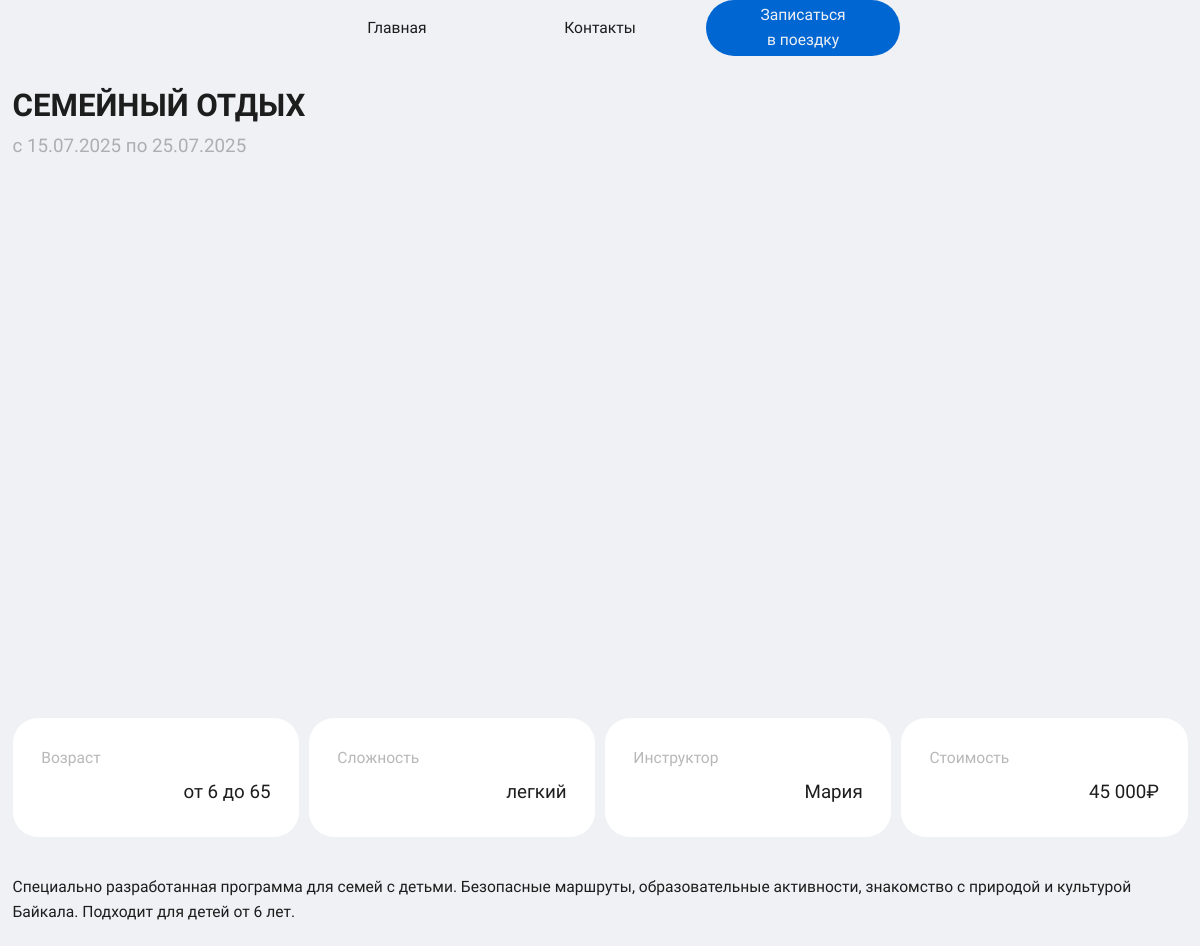
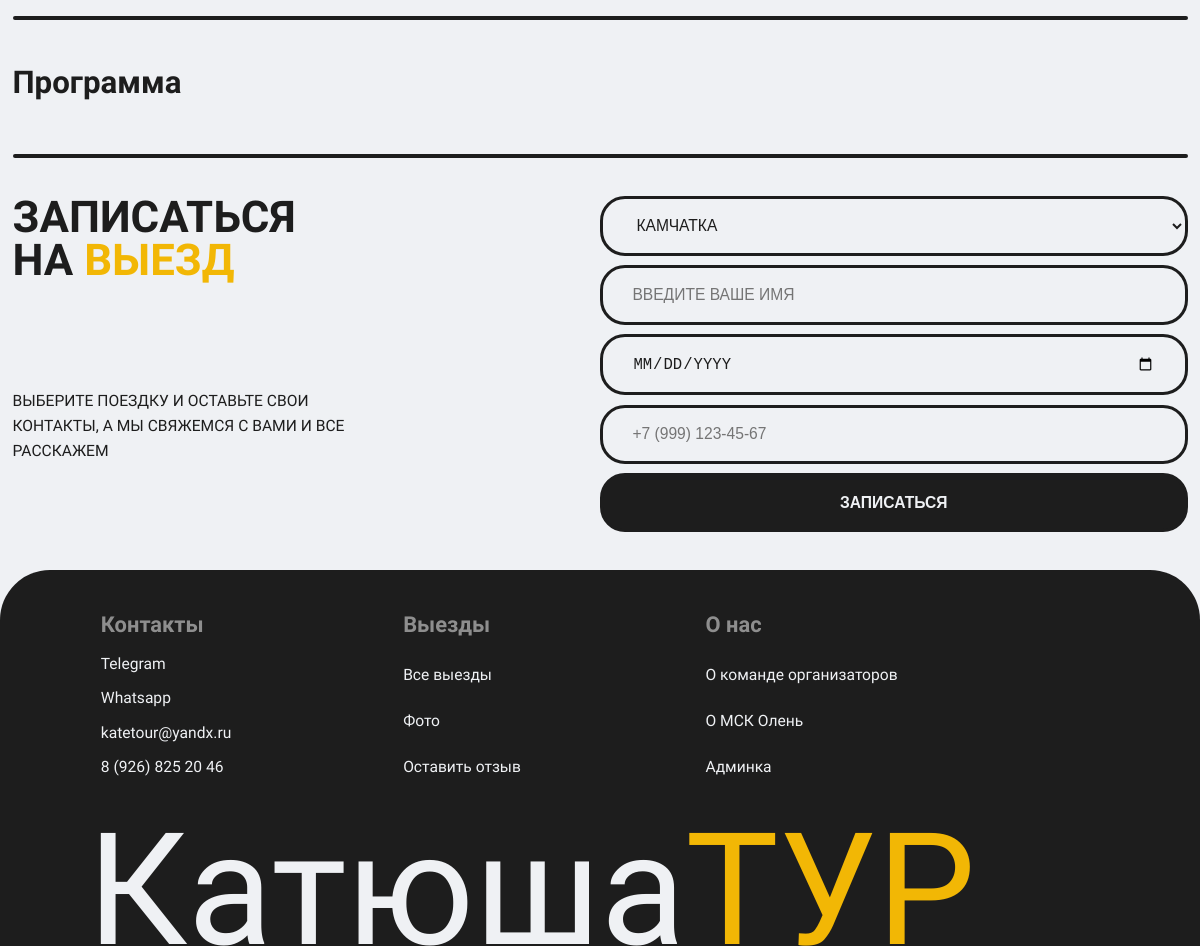
Screenshot of /trip.php?id=3 with the database file from the repository (2 pictures, top to bottom).
### tables this page shows
CREATE TABLE `tours` (
  `id` int NOT NULL,
  `short_title` varchar(150) NOT NULL COMMENT 'Короткое название',
  `full_title` varchar(255) DEFAULT NULL COMMENT 'Полное название (опционально)',
  `full_description` longtext COMMENT 'Полное описание',
  `age` varchar(10) NOT NULL,
  `price` decimal(10,2) NOT NULL DEFAULT '0.00' COMMENT 'Стоимость',
  `start_date` date NOT NULL COMMENT 'Дата начала',
  `end_date` date NOT NULL COMMENT 'Дата окончания',
  `instructor_name` varchar(100) DEFAULT NULL COMMENT 'Имя инструктора (можно дублировать или оставить только ссылку)',
  `difficulty` enum('легкий','средний','сложный','эксперт') DEFAULT 'средний' COMMENT 'Сложность',
  `max_participants` int DEFAULT '20' COMMENT 'Максимальное количество участников',
  `is_active` tinyint(1) DEFAULT '1' COMMENT 'Активный/неактивный тур',
  `created_at` timestamp NULL DEFAULT CURRENT_TIMESTAMP,
  `updated_at` timestamp NULL DEFAULT CURRENT_TIMESTAMP ON UPDATE CURRENT_TIMESTAMP
);

### trip.php (the view, shortened to what this page needs)
<?php
include "lib/db.php";
$tour_id = isset($_GET['id']) ? intval($_GET['id']) : 1;
$stmt = $pdo->prepare("SELECT * FROM tours WHERE id = ?");
$stmt->execute([$tour_id]);
$tour = $stmt->fetch(PDO::FETCH_ASSOC);
?>
<!DOCTYPE html>
<html lang="ru">
<head>
    <link rel="stylesheet" href="styles/css/trip.css">
</head>
<body>
    <?php include("blocks/header.php") ?>
    <main>
        <section class="title">
            <h2 class="name__tour"><?php echo htmlspecialchars($tour['short_title']); ?></h2>
            <p class="date__tour">с <?php echo date('d.m.Y', strtotime($tour['start_date'])); ?> по <?php echo date('d.m.Y', strtotime($tour['end_date'])); ?></p>
        </section>
        <section class="photo-gallery">
        </section>
        <section class="blocks">
            <div class="blocks__item">
                <p>Возраст</p>
                <p><?php echo htmlspecialchars($tour['age']); ?></p>
            </div>
            <div class="blocks__item">
                <p>Сложность</p>
                <p><?php echo htmlspecialchars(ucfirst($tour['difficulty'])); ?></p>
            </div>
            <div class="blocks__item">
                <p>Инструктор</p>
                <p><?php echo htmlspecialchars($tour['instructor_name'] ?: 'Не указан'); ?></p>
            </div>
            <div class="blocks__item">
                <p>Стоимость</p>
                <p><?php echo number_format($tour['price'], 0, '.', ' '); ?>₽</p>
            </div>
        </section>
        <p class="deskription">
            <?php echo nl2br(htmlspecialchars($tour['full_description'])); ?>
        </p>
        <hr>
        <section class="program">
            <h3>Программа</h3>
        </section>
        <hr>
        <?php include("blocks/form.php") ?>
    </main>
    <?php include("blocks/footer.php") ?>
</body>
</html>

### styles/css/trip.css (style rules this page uses)
* { margin: 0; padding: 0; }
html { font-size: 0.0520833333vw; scroll-behavior: smooth; }
h2 { text-transform: uppercase; }
body { font-family: "Golos Text"; margin: 0; padding: 0; color: #1d1d1d; background-color: #eff1f4; line-height: 1.6; }
hr { width: 100%; height: 6rem; margin: 60rem 0; border: none; border-radius: 5px; background-color: #1d1d1d; }
main { margin-left: 20rem; margin-right: 20rem; }
.title { width: 100%; height: auto; padding-top: 130rem; margin-bottom: 30rem; }
.title h2 { font-size: 50rem; color: #1d1d1d; }
.title p { font-size: 30rem; color: rgba(29, 29, 29, 0.3137254902); }
.photo-gallery { display: grid; grid-template-columns: repeat(12, 1fr); grid-template-rows: repeat(2, minmax(200px, auto)); gap: 15rem; min-height: 500px; max-width: 100%; margin: 0 auto; }
.blocks { width: 100%; height: auto; display: grid; grid-template-columns: repeat(4, 1fr); gap: 15rem; margin: 60rem 0; }
.blocks div { background-color: white; border-radius: 25px; padding: 10%; width: 100%; box-sizing: border-box; }
.blocks div p { width: 100%; min-height: 50rem; }
.blocks div p:nth-child(1) { text-align: start; font-size: 25rem; color: rgba(29, 29, 29, 0.3137254902); }
.blocks div p:nth-child(2) { text-align: end; font-size: 30rem; color: #1d1d1d; }
.deskription { width: 100%; height: auto; color: #1d1d1d; font-size: 25rem; }
.program { width: 100%; height: auto; display: flex; flex-direction: column; gap: 15rem; }
.program h3 { font-size: 50rem; color: #1d1d1d; margin-bottom: 15rem; }

### rows the page displays
tours: short_title "СЕМЕЙНЫЙ ОТДЫХ", start_date "15.07.2025", end_date "25.07.2025", age "от 6 до 65", difficulty "легкий", instructor_name "Мария", price "45 000", full_description "Специально разработанная программа для семей с детьми. Безопасные маршруты, образовательные активности, знакомство с природой и культурой Байкала. Подходит для детей от 6 лет."
